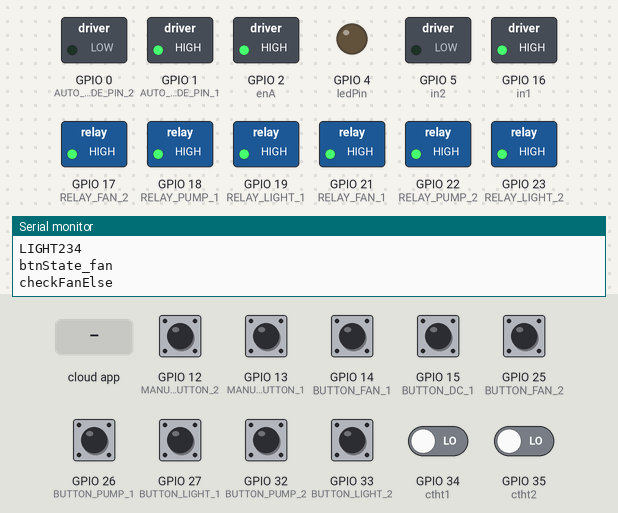
A sketch run on a simulated ESP32. On the bench: switched loads named in the sketch (green lamp = pin HIGH), output pins drawn as LEDs (lit = HIGH), the last lines printed to the serial monitor. The test bench sets the inputs (shaded band); at power-on: GPIO 12 (MANUAL_AUTO_BUTTON_2), GPIO 13 (MANUAL_AUTO_BUTTON_1), GPIO 14 (BUTTON_FAN_1), GPIO 15 (BUTTON_DC_1), GPIO 25 (BUTTON_FAN_2), GPIO 26 (BUTTON_PUMP_1), GPIO 27 (BUTTON_LIGHT_1), GPIO 32 (BUTTON_PUMP_2), GPIO 33 (BUTTON_LIGHT_2) HIGH, GPIO 34 (ctht1), GPIO 35 (ctht2) LOW. WiFi joins after 1.5 s; servers stay silent unless stated; the Firebase database answers and starts empty.

Above: at 3.2 s.
3.3 s: the phone or cloud app sets auto to 0
At 5.9 s:
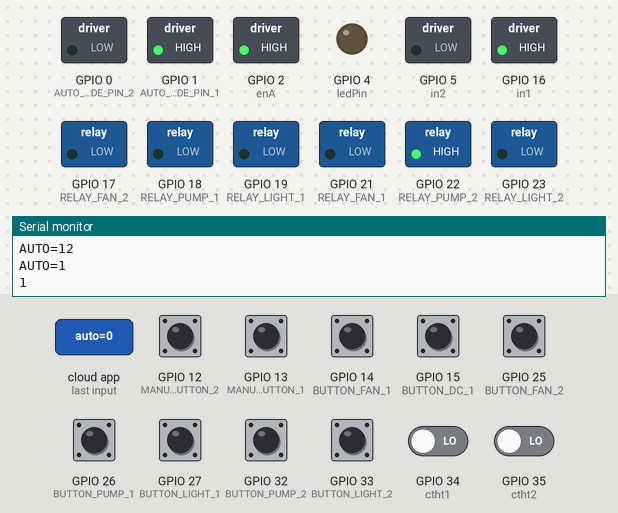
6.8 s: GPIO 35 (ctht2) driven HIGH
At 8.3 s:
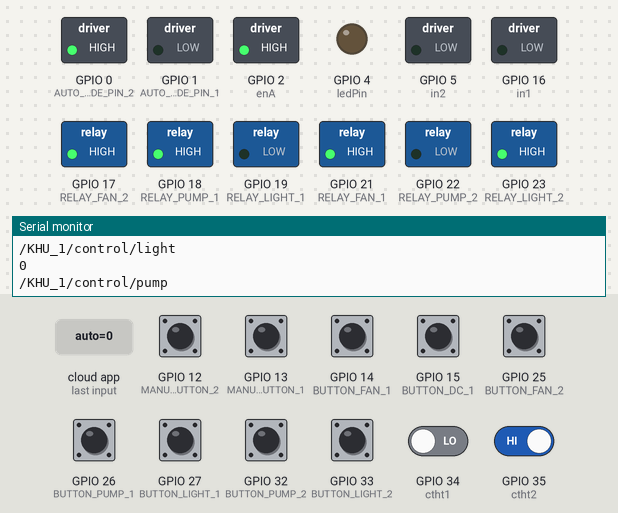
10.3 s: the phone or cloud app sets fan to 1
At 12.7 s:
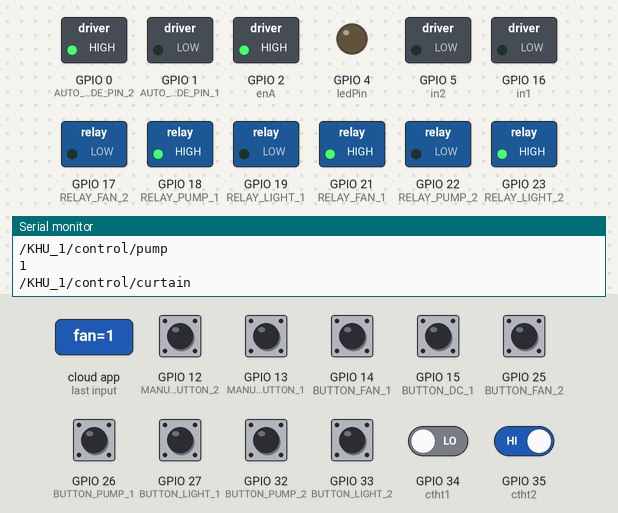
13.8 s: the phone or cloud app sets light to 1
17.3 s: GPIO 12 (MANUAL_AUTO_BUTTON_2) pulled LOW for 0.15 s
At 20.3 s:
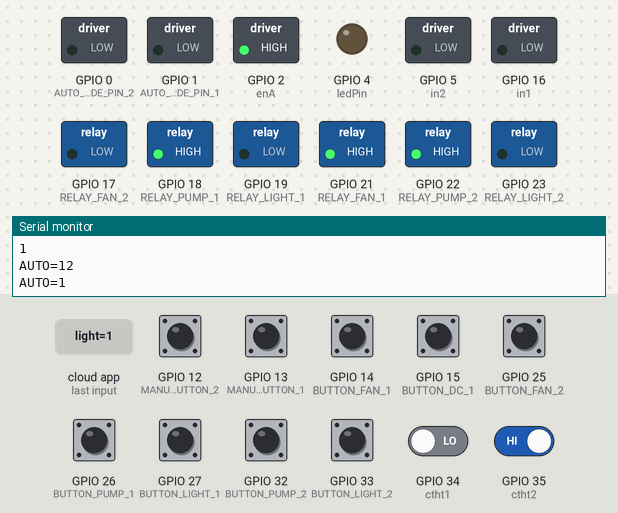
20.8 s: GPIO 13 (MANUAL_AUTO_BUTTON_1) pulled LOW for 1 s
At 25.3 s:
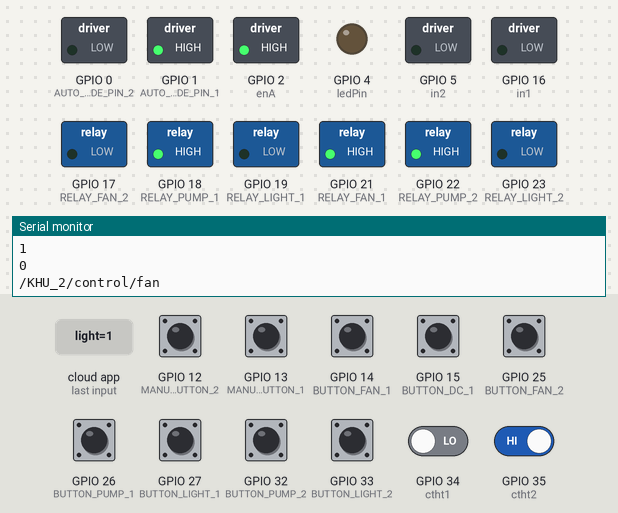
Timing chart, 0 to 31.8 s (numbered marks = the images above; inputs shaded):
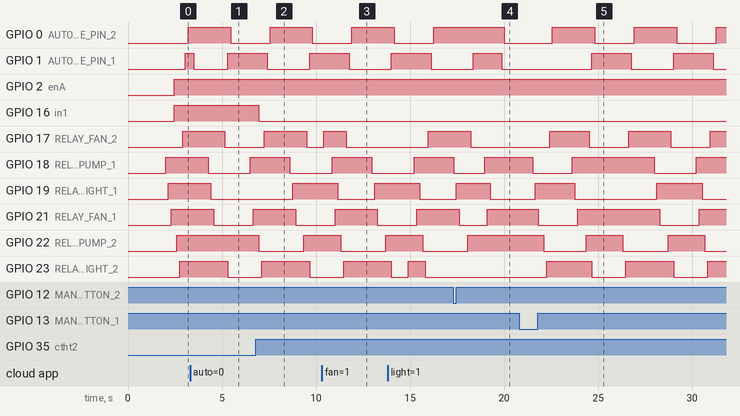

The sketch:

Code_dieu_khien_trung_tam.ino
```cpp
#include <ESP32Servo.h>
//#include<Servo.h>
#include <FirebaseESP32.h>
#include <esp_now.h>
#include <WiFi.h>
#include <Arduino_JSON.h>
#include<Wire.h>
#include<TimeLib.h>
#define FIREBASE_HOST "doan--iot-dut-default-rtdb.firebaseio.com/"
#define FIREBASE_AUTH "QSsxQKXcWcn6F6zNP8f9Cg0GsHtvMQSK9vWctTE2"
#define WIFI_SSID "TT"
#define WIFI_PASSWORD "123456789"
// khai báo chân KHU_1:

#define AUTO_MODE_PIN_1 1
#define RELAY_FAN_1 21
#define RELAY_LIGHT_1 19
#define RELAY_PUMP_1 18
#define ledPin 4
#define BUTTON_LIGHT_1 27
#define BUTTON_FAN_1 14
#define BUTTON_PUMP_1 26
#define BUTTON_DC_1 15
#define MANUAL_AUTO_BUTTON_1 13
// KHAI BÁO CHÂN KHU_2:
#define AUTO_MODE_PIN_2 0
#define RELAY_PUMP_2 22
#define RELAY_FAN_2 17
#define RELAY_LIGHT_2 23
#define BUTTON_PUMP_2 32
#define BUTTON_LIGHT_2 33
#define BUTTON_FAN_2 25
#define MANUAL_AUTO_BUTTON_2 12

#define in1  16
#define in2  5
#define ctht1  34
#define ctht2  35
#define enA 2

// giá trị khởi tạo thời gian
const int ON_HOUR = 7;   // Giờ bật bơm
const int ON_MINUTE = 0; // Phút bật bơm
const int OFF_HOUR = 7;  // Giờ tắt bơm
const int OFF_MINUTE = 3;// Phút tắt bơm


float temp1Initial = 0;
float hum1Initial = 0;
float light1Initial = 0;
float doamdat1Initial = 0;
int rainInitial = 0;

float temp2Initial = 0;
float hum2Initial = 0;
float light2Initial = 0;
float doamdat2Initial = 0;
// GIÁ TRỊ KHỞI TẠO BAN ĐẦU NÚT NHẤN KHU_1:
int btnState_pump = 0;
int btnState_light = 0;
int btnState_fan = 0;
int btnState_auto = 0;
int btnState_dc = 0;
int automatic = 0;
// GIÁ TRỊ KHỞI TẠO BAN ĐẦU NÚT NHẤN KHU_2:
int btnState_pump_2 = 0;
int btnState_light_2 = 0;
int btnState_fan_2 = 0;
int btnState_auto_2 = 0;
int automatic_2 = 0;

FirebaseData firebaseData;
WiFiClient wifiClient;
typedef struct struct_message {
  int id;
  float temp;
  float hum;
  float lux;
  int rain;
  int doamdat;
  int readingId;
} struct_message;

struct_message myData;
struct_message board1;
struct_message board2;
struct_message board3;
struct_message boardsStruct[3] = {board1, board2, board3};
JSONVar board;
void OnDataRecv(const uint8_t * mac_addr, const uint8_t *incomingData, int len) {
  char macStr[18];
  Serial.print("Packet received from: ");
  snprintf(macStr, sizeof(macStr), "%02x:%02x:%02x:%02x:%02x:%02x",
           mac_addr[0], mac_addr[1], mac_addr[2], mac_addr[3], mac_addr[4], mac_addr[5]);
  Serial.println(macStr);
  memcpy(&myData, incomingData, sizeof(myData));
  Serial.printf("Board ID %u: %u bytes\n", myData.id, len);
  boardsStruct[myData.id - 1].temp = myData.temp;
  boardsStruct[myData.id - 1].hum = myData.hum;
  boardsStruct[myData.id - 1].lux = myData.lux;
  boardsStruct[myData.id - 1].rain = myData.rain;
  boardsStruct[myData.id - 1].doamdat = myData.doamdat;
  board["readingId"] = String(myData.readingId);
  String jsonString = JSON.stringify(board);
}
void pushData(String key, float value) {
  Firebase.setFloat(firebaseData, key, value);
}

void pushDataBtn(String key, bool value) {
  Firebase.setBool(firebaseData, key, value);
}


void setup() {

  Serial.begin(115200);

  WiFi.mode(WIFI_AP_STA);
  WiFi.begin(WIFI_SSID, WIFI_PASSWORD);
  while (WiFi.status() != WL_CONNECTED) {
    delay(1000);
    Serial.println("Connecting to WiFi...");
  }
  if (esp_now_init() != ESP_OK) {
    Serial.println("Error initializing ESP-NOW");
    return;
  }
  // Once ESPNow is successfully Init, we will register for recv CB to
  // get recv packer info
  esp_now_register_recv_cb(OnDataRecv);

  // Khởi tạo kết nối Firebase
  Firebase.begin(FIREBASE_HOST, FIREBASE_AUTH);
  //KHU_1:
  pinMode(MANUAL_AUTO_BUTTON_1, INPUT_PULLUP);
  pinMode(AUTO_MODE_PIN_1, OUTPUT);
  pinMode(BUTTON_PUMP_1, INPUT_PULLUP);
  pinMode(BUTTON_LIGHT_1, INPUT_PULLUP);
  pinMode(BUTTON_FAN_1, INPUT_PULLUP);
  pinMode(BUTTON_DC_1, INPUT_PULLUP);
  pinMode(RELAY_PUMP_1, OUTPUT);
  pinMode(RELAY_FAN_1, OUTPUT);
  pinMode(RELAY_LIGHT_1, OUTPUT);
  pinMode(ledPin, OUTPUT);
  // KHU_2:
  pinMode(MANUAL_AUTO_BUTTON_2, INPUT_PULLUP);
  pinMode(BUTTON_PUMP_2, INPUT_PULLUP);
  pinMode(BUTTON_LIGHT_2, INPUT_PULLUP);
  pinMode(BUTTON_FAN_2, INPUT_PULLUP);
  pinMode(RELAY_PUMP_2, OUTPUT);
  pinMode(RELAY_LIGHT_2, OUTPUT);
  pinMode(RELAY_FAN_2, OUTPUT);
  pinMode(AUTO_MODE_PIN_2, OUTPUT);


  // ĐONG CO
  pinMode(in1, OUTPUT);
  pinMode(in2, OUTPUT);
  pinMode(ctht1, INPUT);
  pinMode(ctht2, INPUT);
  pinMode(enA, OUTPUT);

}

// HÀM PUSHDATA FUREBASE KHU_1:
void handleData_1(float temp1, float hum1, float light1, int doamdat1, int rain1 )
{
  if (temp1 != temp1Initial) {
    temp1Initial = temp1;

    pushData( "/KHU_1/temp", temp1Initial);
  }
  if (hum1 != hum1Initial) {
    hum1Initial = hum1;
    pushData( "/KHU_1/hum", hum1Initial);
  }
  if (light1 != light1Initial) {
    light1Initial = light1;
    pushData( "/KHU_1/light", light1Initial);
  }
  if (doamdat1 != doamdat1Initial) {
    doamdat1Initial = doamdat1;
    pushData( "/KHU_1/doamdat", doamdat1Initial);
  }
  if (rain1 != rainInitial) {
    rainInitial = rain1;

    pushData( "/KHU_1/rain", rainInitial);
  }
}
// HÀM PUSHDATA FUREBASE KHU_2:
void handleData_2(float temp2, float hum2, float light2, float doamdat2) {
  if (temp2 != temp2Initial) {
    temp2Initial = temp2;
    pushData( "/KHU_2/temp", temp2Initial);
  }
  if (hum2 != hum2Initial) {
    hum2Initial = hum2;
    pushData( "/KHU_2/hum", hum2Initial);
  }
  if (light2 != light2Initial) {
    light2Initial = light2;
    pushData( "/KHU_2/light", light2Initial);
  }
  if (doamdat2 != doamdat2Initial) {
    doamdat2Initial = doamdat2;
    pushData( "/KHU_2/doamdat", doamdat2Initial);
  }
}

void loop() {
//    time_t now = time(nullptr);
//    int currentHour = hour(now);
//    int currentMinute = minute(now);
//    if (currentHour == ON_HOUR && currentMinute >= ON_MINUTE && currentMinute < OFF_MINUTE) {
//      digitalWrite( RELAY_PUMP_1, HIGH); // Bật bơm
//    } else {
//      digitalWrite( RELAY_PUMP_1, LOW); // Tắt bơm
//    }

  // Chờ 1 giây trước khi kiểm tra lại thời gian
  //delay(1000);
  float temperature1 = boardsStruct[0].temp;
  float humidity1 = boardsStruct[0].hum;
  float light1 = boardsStruct[0].lux;
  int rain1 = boardsStruct[0].rain;
  int doamdat1 = boardsStruct[0].doamdat;
  float temperature2 = boardsStruct[1].temp;
  float humidity2 = boardsStruct[1].hum;
  float light2 = boardsStruct[1].lux;
  float doamdat2 = boardsStruct[1].doamdat;Serial.println(doamdat2);
  handleData_1(temperature1, humidity1, light1, doamdat1, rain1);
  handleData_2(temperature2, humidity2, light2, doamdat2);


  //KHU_1:

  btnState_pump = digitalRead(BUTTON_PUMP_1);
  btnState_light = digitalRead(BUTTON_LIGHT_1);
  btnState_fan = digitalRead(BUTTON_FAN_1);
  btnState_auto = digitalRead(MANUAL_AUTO_BUTTON_1);
  btnState_dc = digitalRead(BUTTON_DC_1);

  //KHU_2:

  btnState_pump_2 = digitalRead(BUTTON_PUMP_2);
  btnState_light_2 = digitalRead(BUTTON_LIGHT_2);
  btnState_fan_2 = digitalRead(BUTTON_FAN_2);
  btnState_auto_2 = digitalRead(MANUAL_AUTO_BUTTON_2);
  // DC


  // ĐIỀU KHIỂN THỦ CÔNG KHU_1:
  Serial.println("btnState_pump");
  Serial.println(btnState_pump);
  if (automatic == 0) {
    if (btnState_pump == 1) {
      Serial.println("PUM");
      Serial.println(btnState_pump);
      int checkPump = digitalRead(RELAY_PUMP_1);
      if (checkPump == 1) {
        Serial.println("vo");
        controlPUMP(false);
        pushDataBtn("/KHU_1/control/pump", false);
      } else {
        Serial.println("0vo");
        controlPUMP(true);
        pushDataBtn("/KHU_1/control/pump", true);
      }
    }
    if (btnState_light == 1) {
      int checkLight = digitalRead(RELAY_LIGHT_1);
      if (checkLight == 1) {
        Serial.println("LIGHT23");
        controlLIGHT(false);
        pushDataBtn("/KHU_1/control/light", false);
      } else {
        Serial.println("LIGHT234");
        controlLIGHT(true);
        pushDataBtn("/KHU_1/control/light", true);
      }
    }
    if (btnState_fan == 1) {
      Serial.println("btnState_fan");
      int checkFan = digitalRead(RELAY_FAN_1);
      if (checkFan == 1) {
        Serial.println("checkFan");
        controlFAN(false);
        pushDataBtn("/KHU_1/control/fan", false);
      } else {
        Serial.println("checkFanElse");
        controlFAN(true);
        pushDataBtn("/KHU_1/control/fan", true);
      }
    }
    if ( btnState_dc  == 1) {
      int checkDC = digitalRead(ledPin);
      if (checkDC == 1) {
        stepMotor(true);
        pushDataBtn("/KHU_1/control/curtain", true);
      } else {
        stepMotor(false);
        pushDataBtn("/KHU_1/control/curtain", false);
      }
    }
  }

  if (automatic == 1) {
    handleAuto(temperature1, humidity1, light1,rain1, doamdat1);
  }


  // điều khiển thủ công KHU_2:
  // Serial.println("automatic_2");
  // Serial.println(automatic_2);
  if (automatic_2 == 0) {
    //Serial.println("AUTO2");
    if (btnState_pump_2 == 1) {
      int checkPump = digitalRead(RELAY_PUMP_2);
      if (checkPump == 1) {
        controlPUMP_2(false);
        pushDataBtn("/KHU_2/control/pump", false);
      } else {
        controlPUMP_2(true);
        pushDataBtn("/KHU_2/control/pump", true);
      }
    }

    if (btnState_light_2 == 1) {
      //Serial.println("LIGHT2");
      //Serial.println(btnState_light_2);
      int checkLight = digitalRead(RELAY_LIGHT_2);
      if (checkLight == 1) {
        controlLIGHT_2(false);
        pushDataBtn("/KHU_2/control/light", false);
      } else {
        controlLIGHT_2(true);
        pushDataBtn("/KHU_2/control/light", true);
      }
    }

    if (btnState_fan_2 == 1) {
      int checkFan = digitalRead(RELAY_FAN_2);
      if (checkFan == 1) {
        controlFAN_2(false);
        pushDataBtn("/KHU_2/control/fan", false);
      } else {
        controlFAN_2(true);
        pushDataBtn("/KHU_2/control/fan", true);
      }
    }


  }
  if (automatic_2 == 1) {
    handleAuto_2(temperature2, humidity2, light2, doamdat2);
  }
  // điều khiển tự động KHU_1:

  if (btnState_auto == 1) {
    int checkAuto = digitalRead(AUTO_MODE_PIN_1);
    if (checkAuto == 1) {
      controlAUTO(false);
      automatic = 0;
      pushDataBtn("/KHU_1/control/auto", false);
    } else {
      controlAUTO(true);
      automatic = 1;
      pushDataBtn("/KHU_1/control/auto", true);
      //handleAuto(temperature1,humidity1,light1,doamdat1);

    }
  }

  Serial.println("AUTO=12");
  // điều khiển tự động KHU_2:
  if (btnState_auto_2 == 1) {
    int checkAuto = digitalRead(AUTO_MODE_PIN_2);
    if (checkAuto == 1) {
      controlAUTO_2(false);

      automatic_2 = 0;
      pushDataBtn("/KHU_2/control/auto", false);
    } else {
      controlAUTO_2(true);
      automatic_2 = 1;
      pushDataBtn("/KHU_2/control/auto", true);
      //handleAuto(temperature1,humidity1,light1,doamdat1);

    }
  }

  //dữ kiệu Khu 1;
  Serial.println("AUTO=1");
  btnAUTO ("/KHU_1/control/auto");
  if (automatic == 0) {
    //Serial.println("AUTO=0");
    btnFan("/KHU_1/control/fan");
    btnLight("/KHU_1/control/light");
    btnPump("/KHU_1/control/pump");
    btnDC("/KHU_1/control/curtain");
  }
  //dữ liệu firebase KHU_2:
  btnAuto_2 ("/KHU_2/control/auto");
  if (automatic_2 == 0) {
    btnFan_2("/KHU_2/control/fan");
    btnLight_2("/KHU_2/control/light");
    btnPump_2("/KHU_2/control/pump");

  }

}


// hàm điều điều RELAY:

void controlFAN(bool state) {
  if (state == 1) {
    digitalWrite(RELAY_FAN_1, HIGH);
  } else {
    digitalWrite(RELAY_FAN_1, LOW);
  }
}

void controlAUTO(bool state) {
  if (state == 1) {
    digitalWrite(AUTO_MODE_PIN_1, HIGH);
  } else {
    digitalWrite(AUTO_MODE_PIN_1, LOW);
  }
}
void controlLIGHT(bool state) {
  if (state == 1) {
    digitalWrite(RELAY_LIGHT_1, HIGH);
  } else {
    digitalWrite(RELAY_LIGHT_1, LOW);
  }
}
void controlPUMP(bool state) {
  if (state == 1) {
    digitalWrite(RELAY_PUMP_1, HIGH);
  } else {
    digitalWrite(RELAY_PUMP_1, LOW); // Turn
  }
}
void stepMotor(bool state) {

  int trangthaict1 = digitalRead(ctht1);
  int trangthaict2 = digitalRead(ctht2);
  if (state == 1) {
    digitalWrite(ledPin, HIGH);
    xuong();
    if (trangthaict1 == 1) {
      dung();
    }
  }
  else {
    digitalWrite(ledPin, LOW);
    len();
    if (trangthaict2 == 1) {
      dung();
    }
  }
}

void len() {
  digitalWrite(in1, HIGH);
  digitalWrite(in2, LOW);
  digitalWrite(enA, 50);
}
void xuong() {
  digitalWrite(in1, LOW);
  digitalWrite(in2, HIGH);
  digitalWrite(enA, 65);
}
void dung() {

  digitalWrite(in1, LOW);
  digitalWrite(in2, LOW);
  ;
}


void controlFAN_2(bool state) {

  if (state == 1) {
    digitalWrite(RELAY_FAN_2, HIGH);
  } else {
    digitalWrite(RELAY_FAN_2, LOW);
  }
}


void controlAUTO_2(bool state) {
  if (state == 1) {
    digitalWrite(AUTO_MODE_PIN_2, HIGH);
  } else {
    digitalWrite(AUTO_MODE_PIN_2, LOW);

  }
}
void controlLIGHT_2(bool state) {
  if (state == 1) {
    digitalWrite(RELAY_LIGHT_2, HIGH);
  } else {
    digitalWrite(RELAY_LIGHT_2, LOW);
  }
}
void controlPUMP_2(bool state) {
  if (state == 1) {
    digitalWrite(RELAY_PUMP_2, HIGH);

  } else {
    digitalWrite(RELAY_PUMP_2, LOW);

  }
}

// hàm lấy dữ liệu từ firebase:

void btnAUTO (String key) {
  if (Firebase.getBool(firebaseData, key)) {
    bool value = firebaseData.boolData();
    automatic = value;
    controlAUTO(value);
    Serial.println(value);
    //handleAuto();
  }
}

void btnLight(String key) {
  Serial.println(key);
  if (Firebase.getBool(firebaseData, key)) {
    bool value = firebaseData.boolData();
    Serial.println(value);
    controlLIGHT(value);
  }
}
void btnFan(String key) {
  Serial.println(key);
  if (Firebase.getBool(firebaseData, key)) {
    bool value = firebaseData.boolData();
    Serial.println(value);
    controlFAN(value);
  }
}
void btnPump(String key) {
  Serial.println(key);
  if (Firebase.getBool(firebaseData, key)) {
    bool value = firebaseData.boolData();
    Serial.println(value);
    controlPUMP(value);
  }
}
void btnDC(String key) {
  Serial.println(key);
  if (Firebase.getBool(firebaseData, key)) {
    bool value = firebaseData.boolData();
    Serial.println(value);
    stepMotor(value);
  }
}


void btnAuto_2(String key) {
  if (Firebase.getBool(firebaseData, key)) {
    bool value = firebaseData.boolData();
    automatic_2 = value;
    controlAUTO_2(value);
    Serial.println(value);
    //handleAuto_2();
  }
}

void btnLight_2(String key) {
  Serial.println(key);
  if (Firebase.getBool(firebaseData, key)) {
    bool value = firebaseData.boolData();
    Serial.println(value);
    controlLIGHT_2(value);
  }
}
void btnFan_2(String key) {
  Serial.println(key);
  if (Firebase.getBool(firebaseData, key)) {
    bool value = firebaseData.boolData();
    Serial.println(value);
    controlFAN_2(value);
  }
}
void btnPump_2(String key) {
  Serial.println(key);
  if (Firebase.getBool(firebaseData, key)) {
    bool value = firebaseData.boolData();
    Serial.println(value);
    controlPUMP_2(value);
  }
}


void handleAuto(float temp, float hum, float light,  int rain,int doam ) {
  if (doam > 65) {
    pushDataBtn("/KHU_1/control/pump", false);
    controlPUMP(false);
  } else {
    pushDataBtn("/KHU_1/control/pump", true);
    controlPUMP(true);
  }

  if ((temp > 26 || temp < 18 || hum > 70 || hum < 50)) {
    pushDataBtn("/KHU_1/control/fan", true);
    controlFAN(true);
  } else {
    pushDataBtn("/KHU_1/control/fan", false);
    controlFAN(false);
  }
  if (light < 5 && hum > 50 && hum < 70) {
    pushDataBtn("/KHU_1/control/light", true);
    controlLIGHT(true);
  } else {
    pushDataBtn("/KHU_1/control/light", false);
    controlLIGHT(false);
  }
  if (rain > 50 || light > 30) {
  pushDataBtn("/KHU_1/control/curtain", true);
  stepMotor(true);
} else {
  pushDataBtn("/KHU_1/control/curtain", false);
  stepMotor(false);
}


}
void handleAuto_2(float temp2, float hum2, float light2, int doam2 ) {
  if (doam2 > 50) {
    pushDataBtn("/KHU_2/control/pump", false);
    controlPUMP_2(false);
  } else {
    pushDataBtn("/KHU_2/control/pump", true);
    controlPUMP_2(true);
  }

  if (temp2 > 30 || hum2 > 70) {
    pushDataBtn("/KHU_2/control/fan", true);
    controlFAN_2(true);
  } else {
    pushDataBtn("/KHU_2/control/fan", false);
    controlFAN_2(false);
  }
  if (light2 < 3 && hum2 > 60) {
    pushDataBtn("/KHU_2/control/light", true);
    controlLIGHT_2(true);
  } else {
    pushDataBtn("/KHU_2/control/light", false);
    controlLIGHT_2(false);
  }

}
```

Measured:
- after the input at 3.3 s, GPIO 0 (AUTO_MODE_PIN_2): HIGH → LOW after 2.2 s instead of 1.6 s; GPIO 1 (AUTO_MODE_PIN_1): HIGH → LOW after 0.20 s instead of 1.4 s; GPIO 17 (RELAY_FAN_2): HIGH → LOW after 1.9 s instead of 1.3 s; GPIO 18 (RELAY_PUMP_1): HIGH → LOW after 0.96 s instead of 3.1 s; GPIO 21 (RELAY_FAN_1): HIGH → LOW after 1.3 s instead of 3.4 s
- after the input at 6.8 s, GPIO 16 (in1): HIGH → LOW after 0.16 s
- after the input at 10.3 s, GPIO 17 (RELAY_FAN_2): LOW → HIGH after 0.11 s instead of 1.3 s
- after the input at 17.3 s, GPIO 17 (RELAY_FAN_2): goes on until 18.2 s, then stays LOW; GPIO 22 (RELAY_PUMP_2): goes on until 18.1 s, then stays HIGH; GPIO 23 (RELAY_LIGHT_2): stays LOW (without the input it goes to HIGH after 2.9 s)
- after the input at 20.8 s, GPIO 18 (RELAY_PUMP_1): LOW → HIGH after 2.8 s, → LOW 4.4 s later, → HIGH 2.3 s later; GPIO 19 (RELAY_LIGHT_1): HIGH → LOW after 3.0 s, → HIGH 4.4 s later, → LOW 2.4 s later; GPIO 21 (RELAY_FAN_1): LOW → HIGH after 3.1 s, → LOW 4.4 s later, → HIGH 2.1 s later
